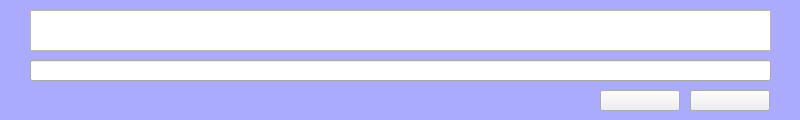
<?xml version="1.0" encoding="UTF-8"?>
<ui version="4.0">
 <class>DataInput</class>
 <widget class="QMainWindow" name="DataInput">
  <property name="geometry">
   <rect>
    <x>0</x>
    <y>0</y>
    <width>800</width>
    <height>120</height>
   </rect>
  </property>
  <property name="windowTitle">
   <string>Data input</string>
  </property>
  <property name="styleSheet">
   <string notr="true">#centralwidget{
	background-color: rgb(170, 170, 255);
}</string>
  </property>
  <widget class="QWidget" name="centralwidget">
   <property name="styleSheet">
    <string notr="true"/>
   </property>
   <widget class="QLineEdit" name="DataInputLine">
    <property name="geometry">
     <rect>
      <x>30</x>
      <y>60</y>
      <width>741</width>
      <height>21</height>
     </rect>
    </property>
   </widget>
   <widget class="QPlainTextEdit" name="InformationLine">
    <property name="geometry">
     <rect>
      <x>30</x>
      <y>10</y>
      <width>741</width>
      <height>41</height>
     </rect>
    </property>
    <property name="styleSheet">
     <string notr="true"/>
    </property>
   </widget>
   <widget class="QPushButton" name="Reject">
    <property name="geometry">
     <rect>
      <x>690</x>
      <y>90</y>
      <width>80</width>
      <height>21</height>
     </rect>
    </property>
    <property name="text">
     <string/>
    </property>
   </widget>
   <widget class="QPushButton" name="Accept">
    <property name="geometry">
     <rect>
      <x>600</x>
      <y>90</y>
      <width>80</width>
      <height>21</height>
     </rect>
    </property>
    <property name="text">
     <string/>
    </property>
   </widget>
  </widget>
 </widget>
 <resources/>
 <connections/>
</ui>
